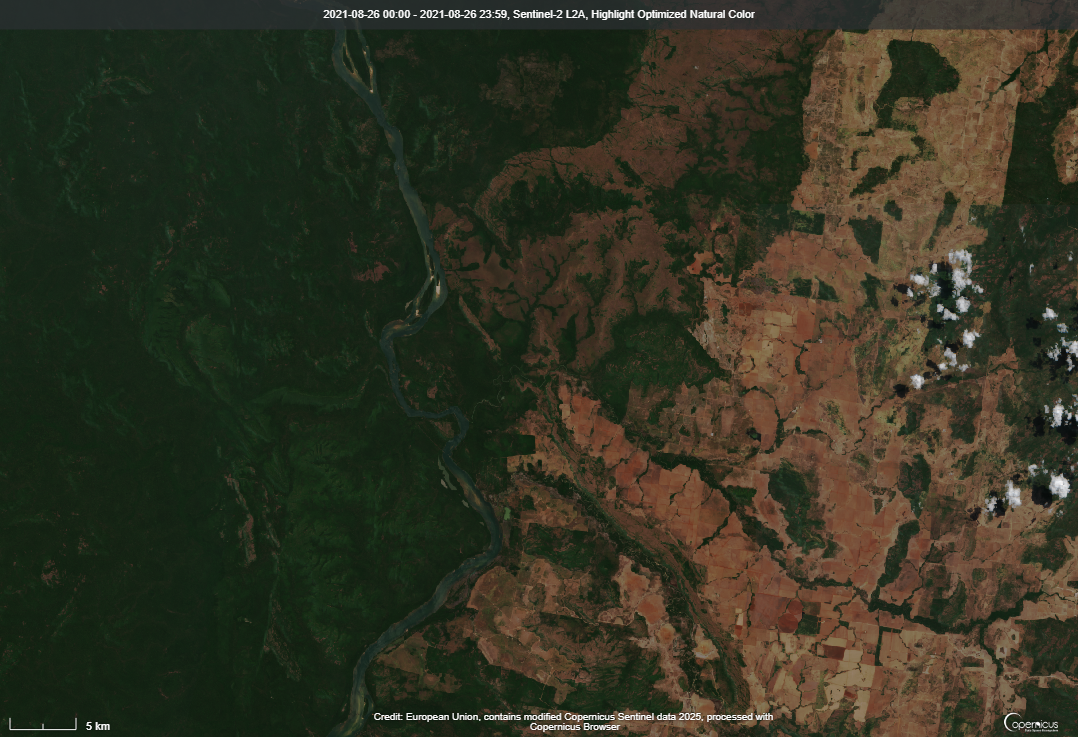
//> input picture main/images/river_and_clouds.png, 1078 x 737 px
$ ./main_p1_v5   (built with g++ and OpenCV 4)
//> lines starting //> are read from the running program, lines starting //| are printed output that depends on the picture; after the words box and inside, x2 and y2 are one past the last pixel; in counts of white or black regions, pixels touching at a corner belong together
#include <iostream>
#include <opencv2/core.hpp>
#include <opencv2/core/types.hpp>
#include <opencv2/highgui.hpp>
#include <opencv2/opencv.hpp>

using namespace std;
using namespace cv;

int main(void) {

  // reading
  string filename = "";

  int image_choice = 0;
  cout << "(1) Image with river\n";
  cout << "(2) Image with big squares\n";
  cout << "(3) Image with a lot of clouds\n";
  cout << "(4) Image the most hard image\n";
  cin >> image_choice;
//> the answer given: 1
  switch (image_choice) {
  case 1:
    filename = "../../images/river_and_clouds.png";
    break;
  case 2:
    filename = "../../images/squares.png";
    break;
  case 3:
    filename = "../../images/big_clouds.png";
    break;
  case 4:
    filename = "../../images/hard_image.png";
    break;
  }

  Mat image = imread(filename);
//> image is the input picture: 737 rows x 1078 cols, CV_8UC3; mean B, G, R 34.7, 51.3, 50.8

  // error
  if (image.empty()) {
    cerr << "Error: image not found\n";
    return -1;
  }

  // filters add on image to get more accure data
  // GaussianBlur(image, image, Size(5, 5), 0);
  // bilateralFilter(image, image, 9, 75, 75);

  // playing wiht K //
  Mat data;
  image.convertTo(data, CV_32F);
  data = data.reshape(1, data.total());

  int K = 3;
  Mat labels, centers;
  kmeans(data, K, labels,
         TermCriteria(TermCriteria::EPS + TermCriteria::MAX_ITER, 10, 1.0), 3,
         KMEANS_PP_CENTERS, centers);
//> centers = [[54.79, 76.62, 102.5], [25.54, 40.37, 30.08], [190.6, 191.4, 191]]

  centers = centers.reshape(3, centers.rows);
  Mat clustered(image.size(), CV_32FC3);

  for (int i = 0; i < data.rows; ++i) {
    int cluster_idx = labels.at<int>(i);
    Vec3f color = Vec3f(centers.at<float>(cluster_idx, 0),
                        centers.at<float>(cluster_idx, 1),
                        centers.at<float>(cluster_idx, 2));
    clustered.at<Vec3f>(i / image.cols, i % image.cols) = color;
  }

  clustered.convertTo(clustered, CV_8U);
//> clustered: 737 rows x 1078 cols, CV_8UC3
  clustered.convertTo(clustered, CV_8U, 1.0);
  // playing wiht K //

  // convert to hsv and start segmentation
  Mat hsv;
  cvtColor(image, hsv, COLOR_BGR2HSV);
//> hsv: 737 rows x 1078 cols, CV_8UC3; mean H, S, V 42.1, 105.8, 59.1

  // HSV COLORS
  // color, color that is selected (0 - 179)
  // saturation, quantity of color added to filter (0 = cinza - 255 = cor pura)
  // value, bright and luminosity (0 = preto - 255 = claro)

  // green (35 - 85)
  Scalar lower_native(35, 0, 0);
  Scalar upper_native(85, 255, 255);
  Mat mask_native;
  Mat image_native = Mat::zeros(image.size(), image.type());
  inRange(hsv, lower_native, upper_native, mask_native);
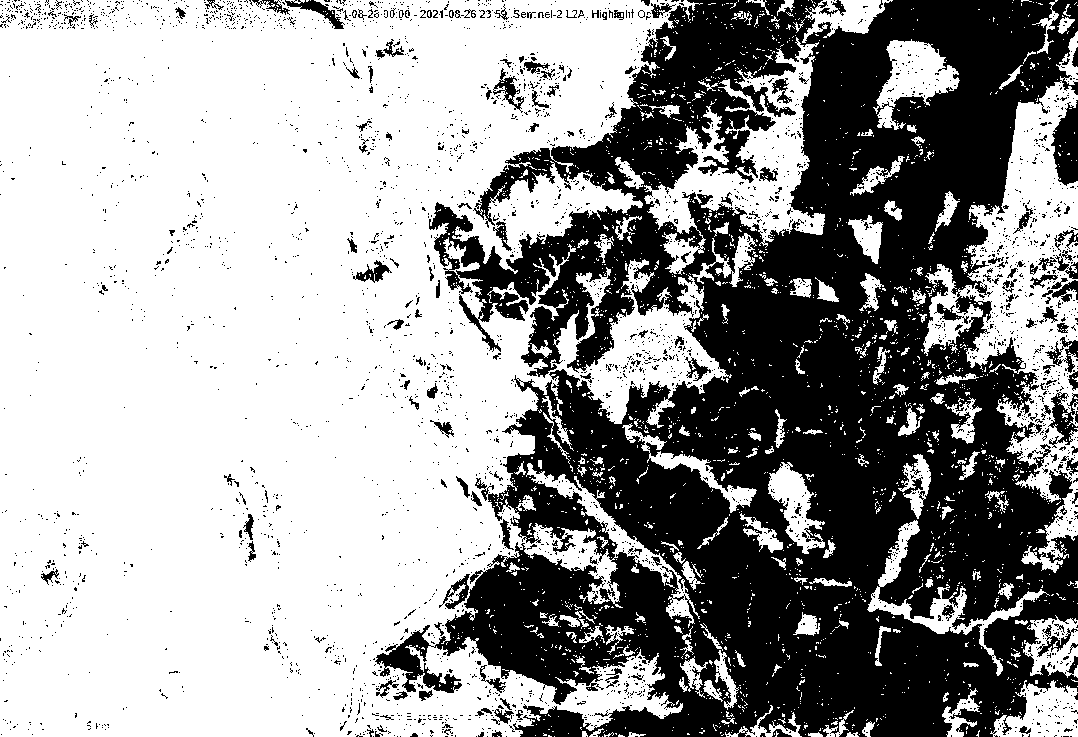
//> mask_native: 737 rows x 1078 cols, CV_8UC1; 61.5% white; 3461 black regions (3289 under 20 px), largest, box (x1, y1, x2, y2) and area: (375, 0, 1078, 737) 282942, (1051, 100, 1078, 186) 1565, (1048, 392, 1078, 448) 810
  // Mat kernel = getStructuringElement(MORPH_ELLIPSE, Size(5, 5));
  // morphologyEx(mask_native, mask_native, MORPH_OPEN, kernel);
  // morphologyEx(mask_native, mask_native, MORPH_CLOSE, kernel);

  // brown ()
  Scalar lower_agriculture(10, 0, 0);
  Scalar upper_agriculture(25, 255, 255);
  Mat mask_agriculture;
  Mat image_agriculture = Mat::zeros(image.size(), image.type());
  inRange(hsv, lower_agriculture, upper_agriculture, mask_agriculture);
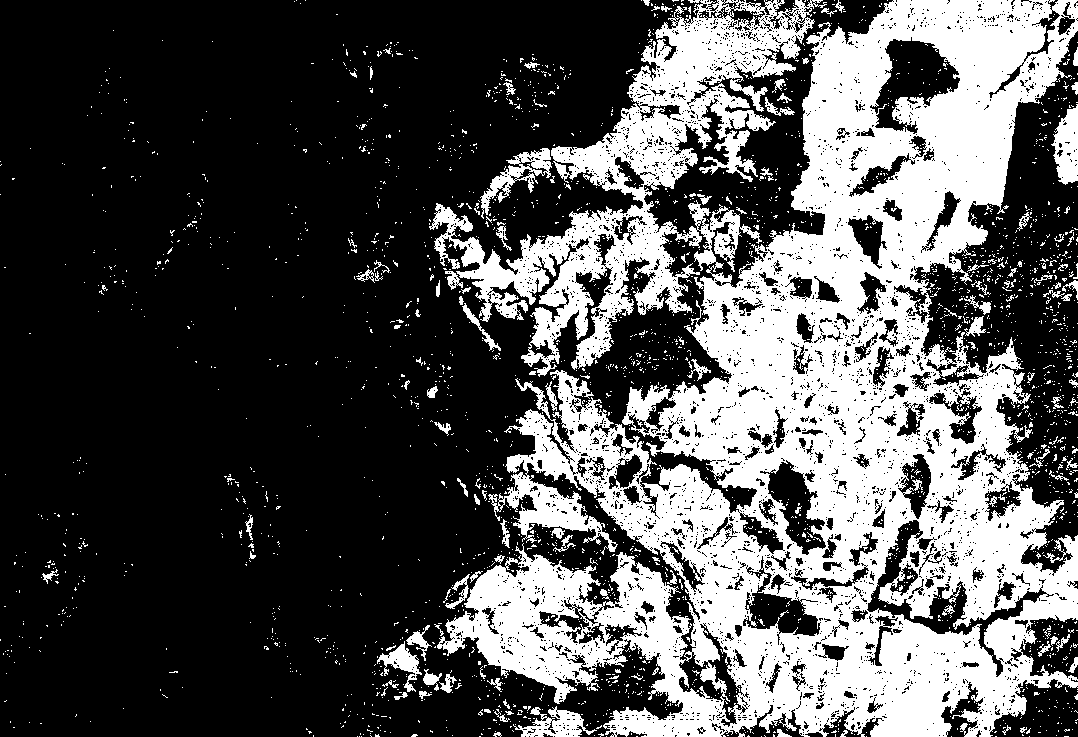
//> mask_agriculture: 737 rows x 1078 cols, CV_8UC1; 32.5% white; 2635 white regions (2508 under 20 px), largest, box (x1, y1, x2, y2) and area: (429, 0, 1078, 737) 239511, (1051, 104, 1078, 185) 1429, (480, 148, 552, 219) 1412
  // kernel = getStructuringElement(MORPH_ELLIPSE, Size(5, 5));
  // morphologyEx(mask_agriculture, mask_agriculture, MORPH_OPEN, kernel);
  // morphologyEx(mask_agriculture, mask_agriculture, MORPH_CLOSE, kernel);

  image.copyTo(image_native, mask_native);
  image.copyTo(image_agriculture, mask_agriculture);

  // percentage
  double native_percentage =
      (countNonZero(mask_native) * 100.0) / (image.rows * image.cols);
//> native_percentage = 61.46
  double agriculture_percentage =
      (countNonZero(mask_agriculture) * 100.0) / (image.rows * image.cols);
//> agriculture_percentage = 32.51

  // printing
  cout << "Native percentage: " << native_percentage << '\n';
//| Native percentage: 61.4572
  cout << "Agriculture percentage: " << agriculture_percentage << '\n';
//| Agriculture percentage: 32.5073

  // adding text to images
  putText(image, "Original", Point(10, 30), FONT_HERSHEY_SIMPLEX, 1,
          Scalar(255, 255, 255), 2);
//> image: 737 rows x 1078 cols, CV_8UC3; 0.11% of pixels changed, all inside (x1, y1, x2, y2) = (12, 7, 124, 39)

  putText(image_native, "Vegetacao", Point(10, 30), FONT_HERSHEY_SIMPLEX, 1,
          Scalar(255, 255, 255), 2);
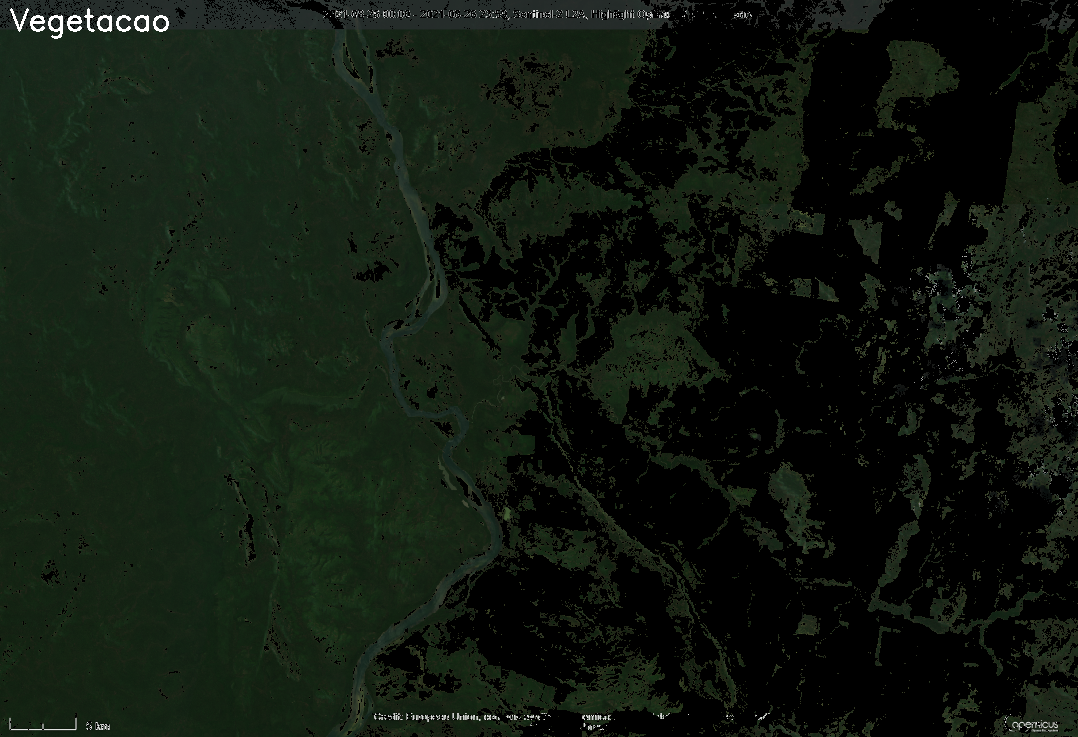
//> image_native: 737 rows x 1078 cols, CV_8UC3; mean B, G, R 15.5, 24.7, 16.4

  putText(image_agriculture, "Agricultura", Point(10, 30), FONT_HERSHEY_SIMPLEX,
          1, Scalar(255, 255, 255), 2);
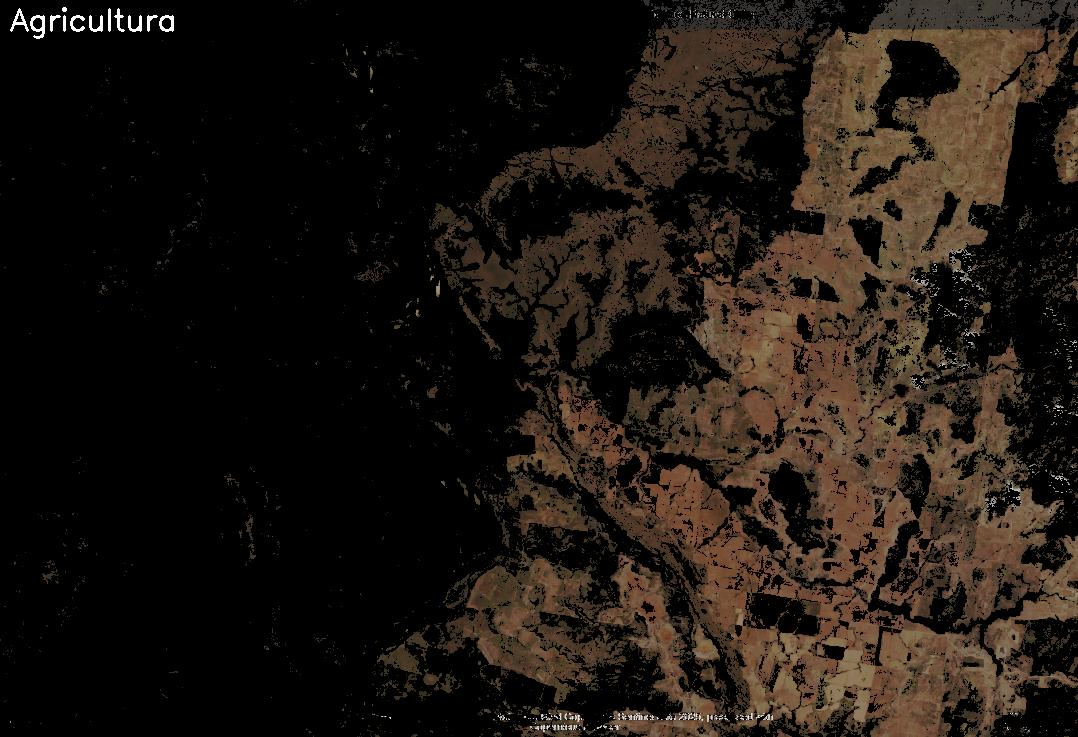
//> image_agriculture: 737 rows x 1078 cols, CV_8UC3; mean B, G, R 16.9, 23.4, 30.6

  putText(clustered, "Kmeans", Point(10, 30), FONT_HERSHEY_SIMPLEX, 1,
          Scalar(255, 255, 255), 2);
//> clustered: 737 rows x 1078 cols, CV_8UC3; mean B, G, R 35.4, 51.4, 51.1

  // organizing images
  Mat result;
  hconcat(image_agriculture, image_native, result);
  resize(result, result, Size(), 0.8, 0.8);
//> result: 590 rows x 1725 cols, CV_8UC3
  Mat native_original;
  hconcat(image_native, image, native_original);
  resize(native_original, native_original, Size(), 0.8, 0.8);
//> native_original: 590 rows x 1725 cols, CV_8UC3
  Mat agriculture_original;
  hconcat(image_agriculture, image, agriculture_original);
  resize(agriculture_original, agriculture_original, Size(), 0.8, 0.8);
//> agriculture_original: 590 rows x 1725 cols, CV_8UC3
  Mat clusterd_original;
  hconcat(clustered, image, clusterd_original);
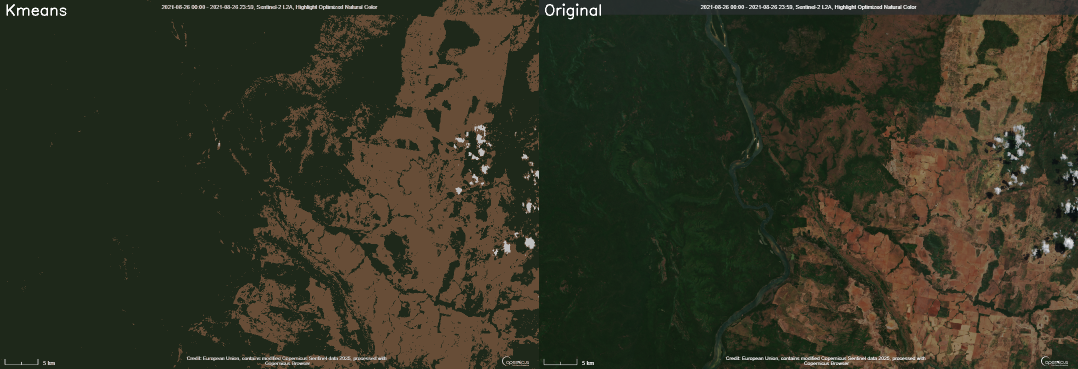
//> clusterd_original: 737 rows x 2156 cols, CV_8UC3 (shown at 1/2 size); mean B, G, R 35.2, 51.5, 51.1
  resize(clusterd_original, clusterd_original, Size(), 0.8, 0.8);
//> clusterd_original: 590 rows x 1725 cols, CV_8UC3

  // choice
  cout << "(1) Agriculture + Native\n";
  cout << "(2) Native + Original\n";
  cout << "(3) Agriculture + Original\n";
  cout << "(4) Clustered + Original\n";
  cout << "(5) Clustered\n";
  cout << "(6) Original\n";

  int choice = 0;
  cin >> choice;
//> the answer given: 1
  switch (choice) {
  case 1:
    imshow("Resultado Final", result);
    waitKey(0);
    destroyAllWindows();
    break;
  case 2:
    imshow("Native", native_original);
    waitKey(0);
    destroyAllWindows();
    break;
  case 3:
    imshow("Agriculture", agriculture_original);
    waitKey(0);
    destroyAllWindows();
    break;
  case 4:
    imshow("Clustered + Original", clusterd_original);
    waitKey(0);
    destroyAllWindows();
    break;
  case 5:
    imshow("Clustered", clustered);
    waitKey(0);
    destroyAllWindows();
    break;
  case 6:
    imshow("Original", image);
    waitKey(0);
    destroyAllWindows();
    break;
  }

  return 0;
}

$ run again, with main/images/2021-08-26-00_00_2021-08-26-23_59_Sentinel-2_L2A_Highlight_Optimized_Natural_Color (2).png copied over main/images/river_and_clouds.png
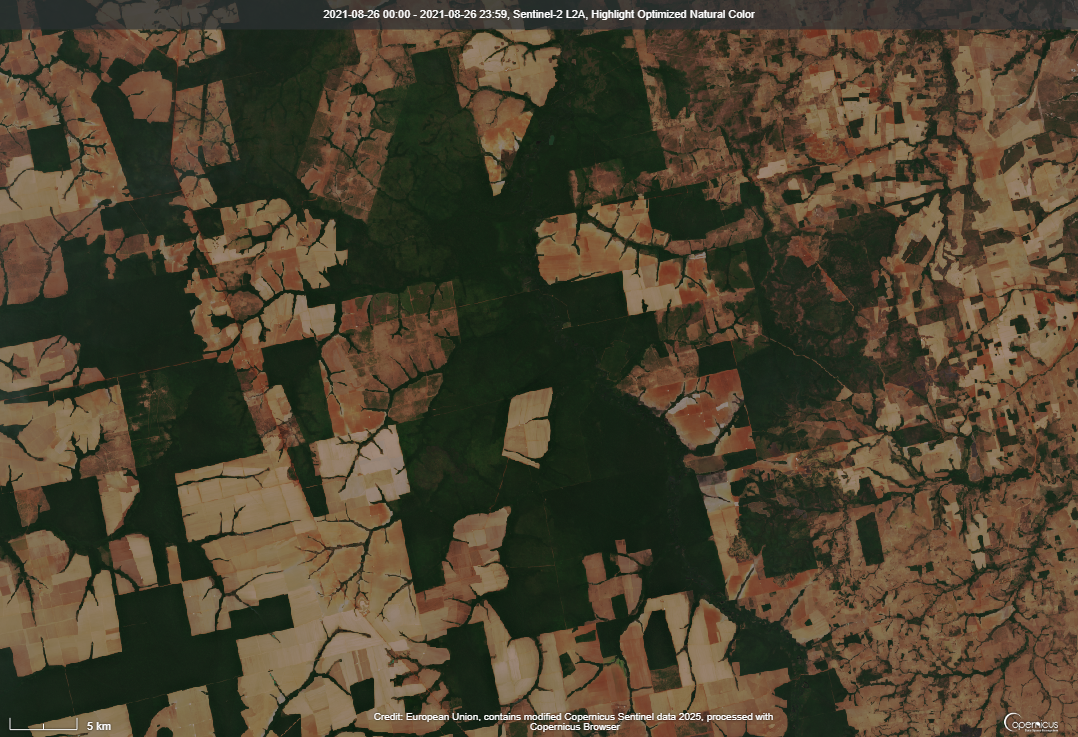
//> input picture main/images/2021-08-26-00_00_2021-08-26-23_59_Sentinel-2_L2A_Highlight_Optimized_Natural_Color (2).png, 1078 x 737 px
//> image is the input picture: 737 rows x 1078 cols, CV_8UC3; mean B, G, R 47.2, 66.8, 76.8
//> centers = [[52.99, 74.1, 106], [26.56, 40.53, 31.09], [83.15, 113, 135.8]]
//> the loop `for (int i = 0; i < data.rows; ++i)` made 794486 passes
//> (cluster_idx, color) on passes 1 to 3: (1, [26.56, 40.53, 31.09]), (1, [26.56, 40.53, 31.09]), (1, [26.56, 40.53, 31.09])
//> hsv: 737 rows x 1078 cols, CV_8UC3; mean H, S, V 32.3, 105, 81.7
//> `inRange(hsv, lower_native, upper_native, mask_native);`:
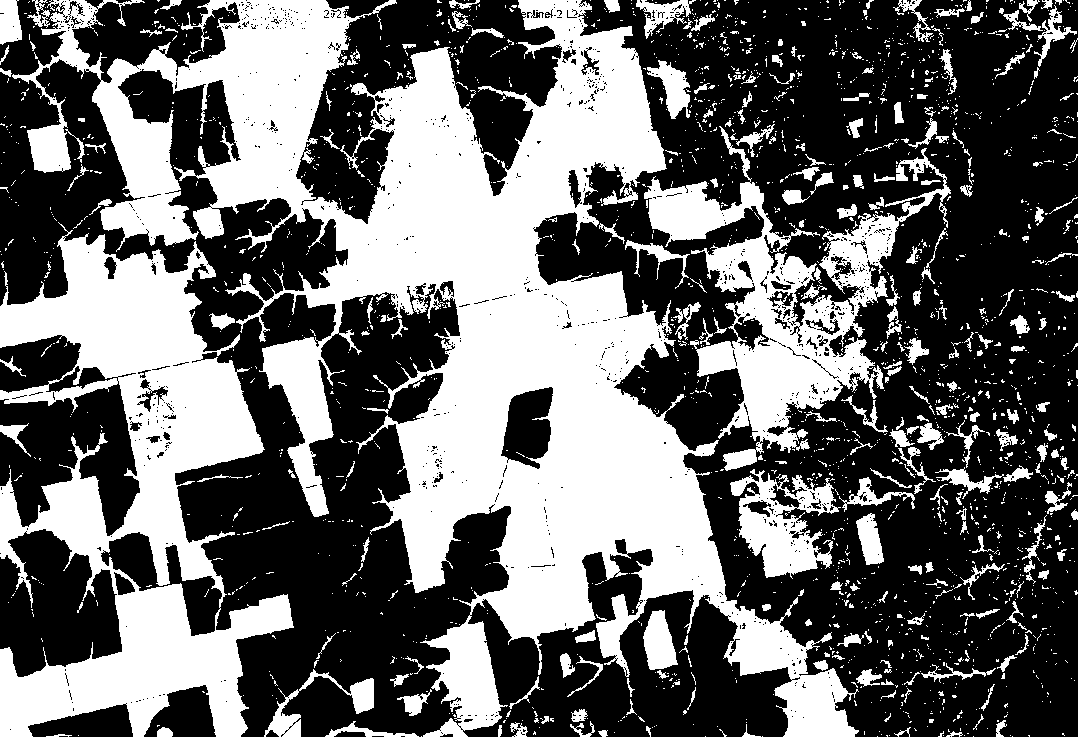
//> mask_native: 737 rows x 1078 cols, CV_8UC1; 40.6% white; 2126 white regions (1849 under 20 px), largest, box (x1, y1, x2, y2) and area: (12, 0, 859, 737) 186103, (0, 222, 294, 737) 65250, (644, 126, 951, 471) 27877
//> mask_agriculture: 737 rows x 1078 cols, CV_8UC1; 53.6% white; 3661 black regions (3287 under 20 px), largest, box (x1, y1, x2, y2) and area: (0, 0, 1033, 737) 314074, (263, 669, 374, 737) 1729, (636, 0, 722, 42) 1701
//> native_percentage = 40.6
//> agriculture_percentage = 53.58
//| Native percentage: 40.5988
//| Agriculture percentage: 53.5795
//> image: 737 rows x 1078 cols, CV_8UC3; 0.11% of pixels changed, all inside (x1, y1, x2, y2) = (12, 7, 124, 39)
//> `resize(clusterd_original, clusterd_original, Size(), 0.8, 0.8);`:
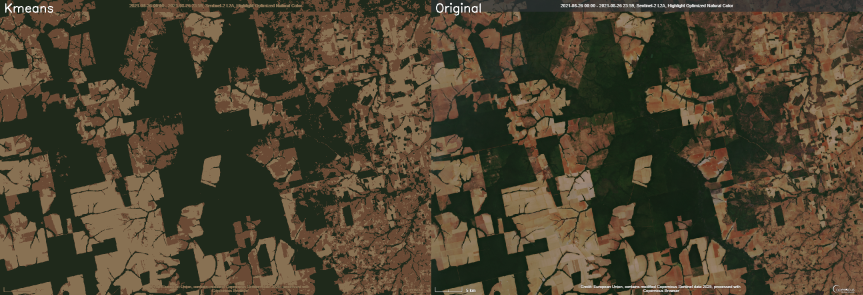
//> clusterd_original: 590 rows x 1725 cols, CV_8UC3 (shown at 1/2 size); mean B, G, R 47.4, 67.1, 76.9
